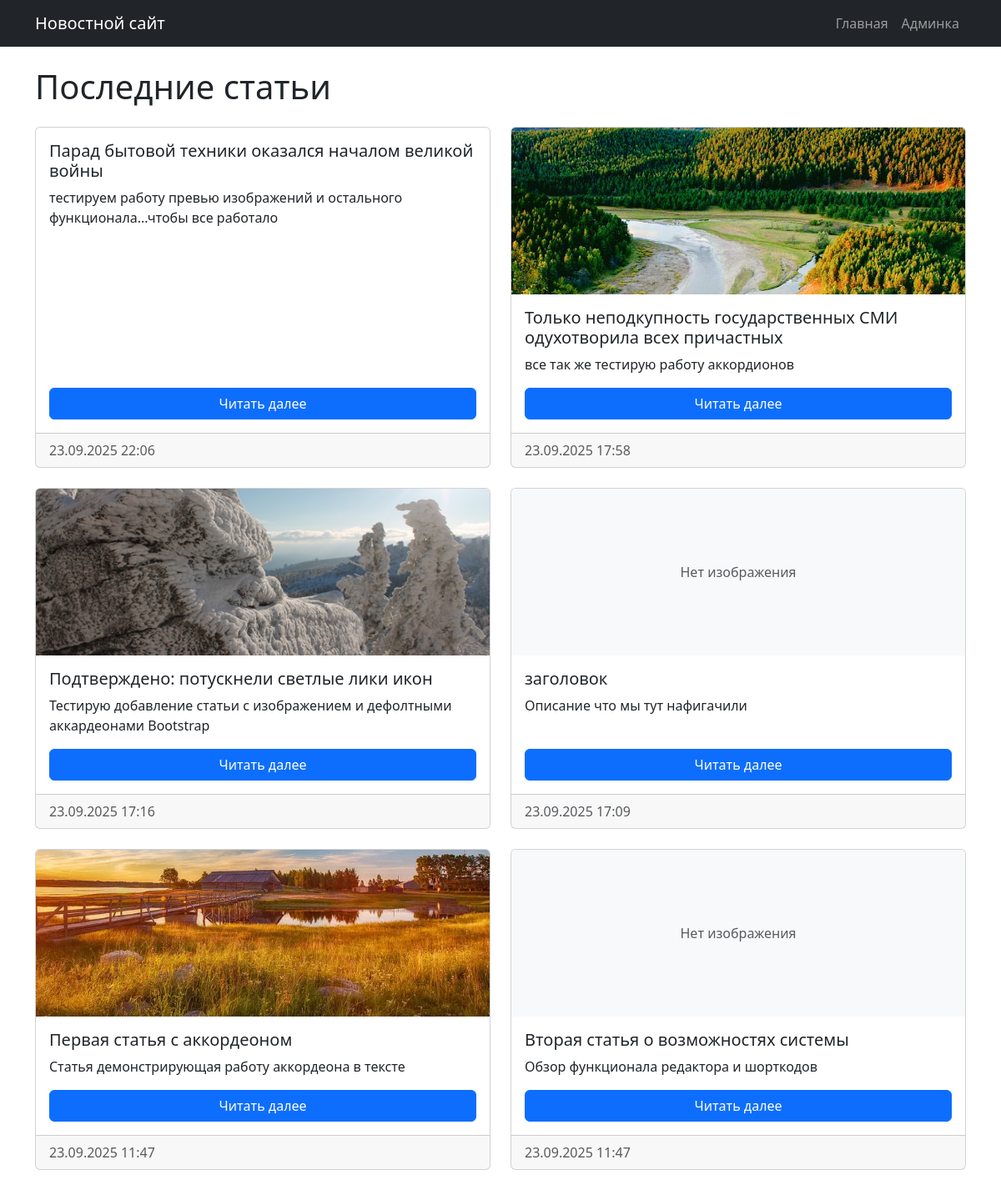
Before: / with the older database file.
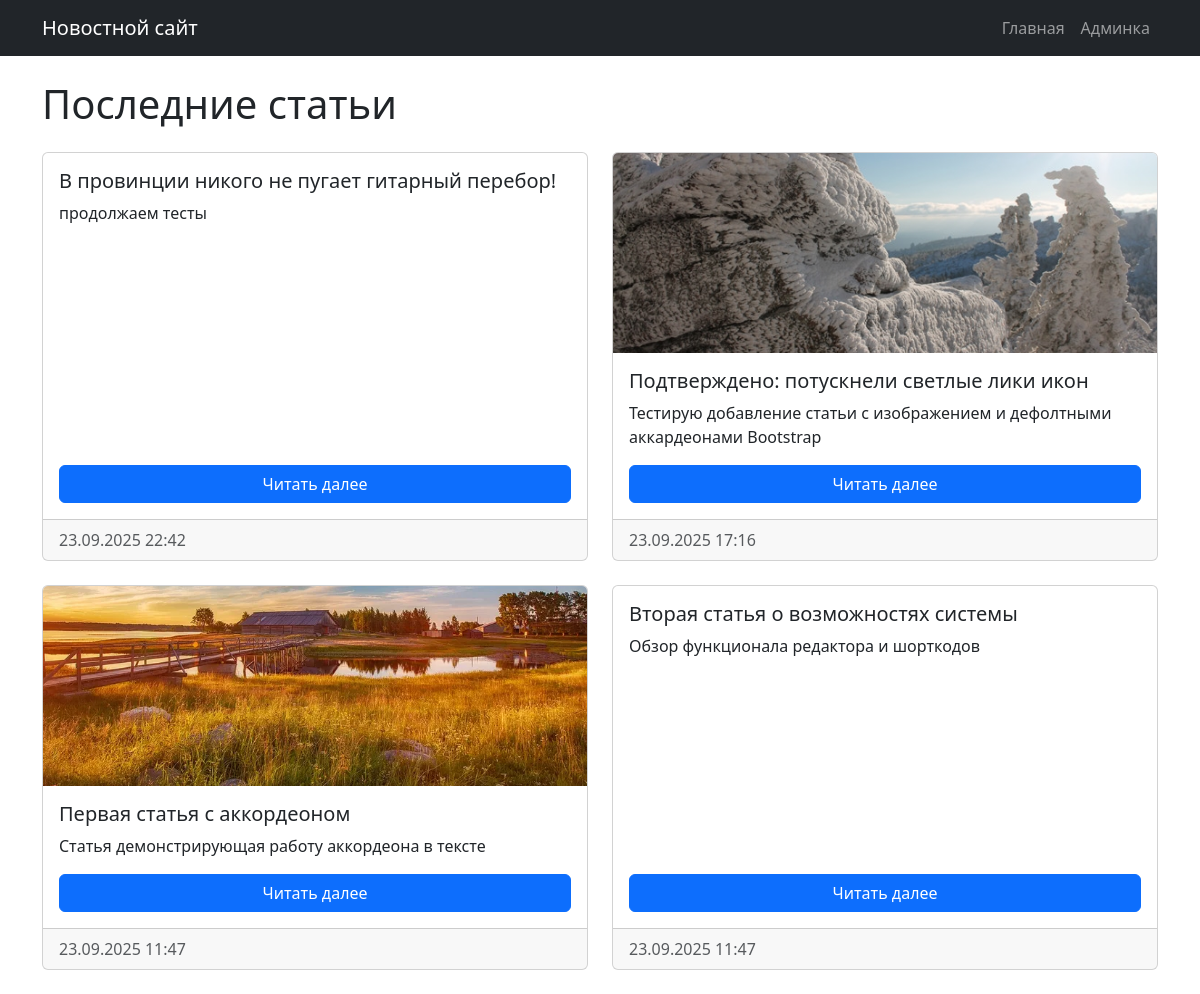
After: the same page with the newer database file.
### tables this page shows
CREATE TABLE articles (
    id INTEGER PRIMARY KEY AUTOINCREMENT,
    title TEXT NOT NULL,
    content TEXT NOT NULL,
    short_description TEXT,
    created_at DATETIME DEFAULT CURRENT_TIMESTAMP,
    updated_at DATETIME DEFAULT CURRENT_TIMESTAMP
, preview_image TEXT);

### includes/functions.php (called while the page is built, shortened)
<?php
function getAllArticles() {
    $db = new Database();
    $pdo = $db->getConnection();
    $stmt = $pdo->query("SELECT * FROM articles ORDER BY created_at DESC");
    return $stmt->fetchAll(PDO::FETCH_ASSOC);
}
function truncateText($text, $length = 150) {
    return $text;
}
?>

### index.php (the view, shortened to what this page needs)
<?php
require_once 'includes/functions.php';
$articles = getAllArticles();
?>
<?php include 'includes/header.php'; ?>
<h1 class="mb-4">Последние статьи</h1>
<div class="row">
    <?php foreach ($articles as $article): ?>
    <div class="col-md-6 mb-4">
        <div class="card h-100">
            <?php if (!empty($article['preview_image'])): ?>
            <img src="<?php echo htmlspecialchars($article['preview_image']); ?>"
                 class="card-img-top"
                 style="height: 200px; object-fit: cover;"
                 alt="<?php echo htmlspecialchars($article['title']); ?>"
                 onerror="this.style.display='none'">
            <?php else: ?>
            <div class="card-img-top bg-light d-flex align-items-center justify-content-center"
                 style="height: 200px;">
                <span class="text-muted">Нет изображения</span>
            </div>
            <?php endif; ?>
            <div class="card-body d-flex flex-column">
                <h5 class="card-title"><?php echo htmlspecialchars($article['title']); ?></h5>
                <p class="card-text flex-grow-1"><?php echo truncateText($article['short_description'] ?: $article['content']); ?></p>
                <a href="article.php?id=<?php echo $article['id']; ?>" class="btn btn-primary mt-auto">Читать далее</a>
            </div>
            <div class="card-footer text-muted">
                <?php echo date('d.m.Y H:i', strtotime($article['created_at'])); ?>
            </div>
        </div>
    </div>
    <?php endforeach; ?>
</div>
<?php include 'includes/footer.php'; ?>

### includes/header.php (shortened to what this page needs)
<!DOCTYPE html>
<html lang="ru">
<head>
    <link href="../assets/css/bootstrap.min.css" rel="stylesheet">
    <link href="../assets/css/vendors/quill.snow.css" rel="stylesheet">
</head>
<body>
    <nav class="navbar navbar-expand-lg navbar-dark bg-dark">
        <div class="container">
            <a class="navbar-brand" href="index.php">Новостной сайт</a>
            <div class="navbar-nav">
                <a class="nav-link" href="../index.php">Главная</a>
                <a class="nav-link" href="index.php">Админка</a>
            </div>
        </div>
    </nav>
    <div class="container mt-4">

### includes/footer.php (shortened to what this page needs)
    </div>
</body>
</html>

Changed rows visible on the page:
removed articles: title "Парад бытовой техники оказался началом великой войны", short_description "тестируем работу превью изображений и остального функционала...чтобы все работало", created_at "23.09.2025 22:06"
removed articles: preview_image (picture), title "Только неподкупность государственных СМИ одухотворила всех причастных", short_description "все так же тестирую работу аккордионов", created_at "23.09.2025 17:58"
removed articles: shows "Нет изображения", title "заголовок", short_description "Описание что мы тут нафигачили", created_at "23.09.2025 17:09"
added articles: title "В провинции никого не пугает гитарный перебор!", short_description "продолжаем тесты", created_at "23.09.2025 22:42"
changed articles "Вторая статья о возможностях системы": no longer shows "Нет изображения"
